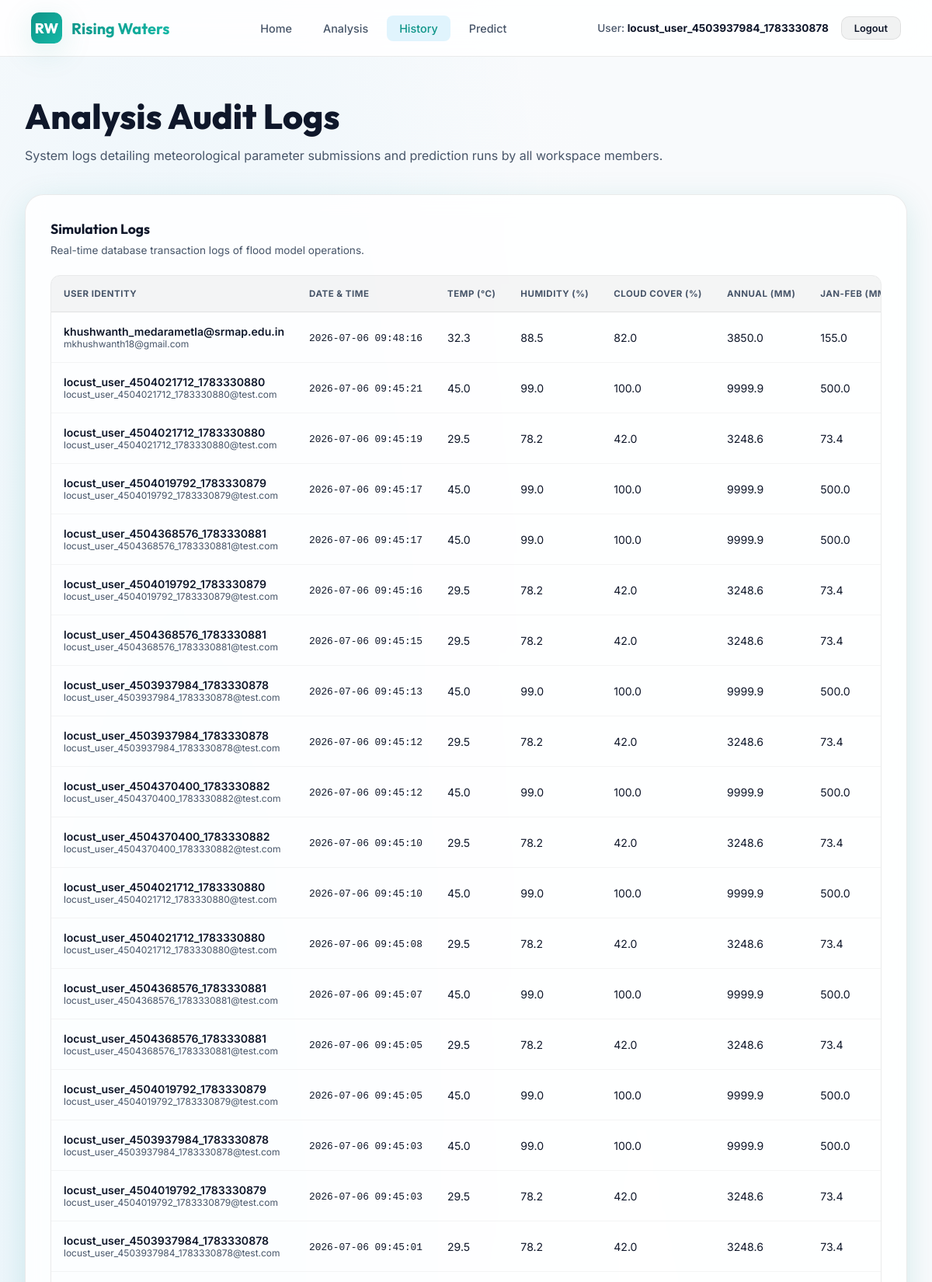
Screenshot of /history (signed in, upper part) with the database file from the repository.
### tables this page shows
CREATE TABLE users (
                id INTEGER PRIMARY KEY AUTOINCREMENT,
                username TEXT UNIQUE NOT NULL,
                email TEXT UNIQUE NOT NULL,
                password_hash TEXT NOT NULL
            );

CREATE TABLE history (
                id INTEGER PRIMARY KEY AUTOINCREMENT,
                user_id INTEGER NOT NULL,
                timestamp DATETIME DEFAULT CURRENT_TIMESTAMP,
                temp REAL,
                humidity REAL,
                cloud_cover REAL,
                annual REAL,
                jan_feb REAL,
                mar_may REAL,
                jun_sep REAL,
                oct_dec REAL,
                prediction INTEGER,
                probability REAL,
                FOREIGN KEY (user_id) REFERENCES users (id)
            );

### codes/app.py (the view)
@app.route("/history")
@login_required
def history():
    with get_db() as conn:
        rows = conn.execute("""
            SELECT h.*, u.username, u.email
            FROM history h
            JOIN users u ON h.user_id = u.id
            ORDER BY h.timestamp DESC
        """).fetchall()
    return render_template("history.html", history=rows)

### codes/app.py (called while the page is built)
def get_db():
    conn = sqlite3.connect(DATABASE)
    conn.row_factory = sqlite3.Row
    return conn

def login_required(f):
    @wraps(f)
    def decorated_function(*args, **kwargs):
        if "user_id" not in session:
            return redirect(url_for("login"))
        return f(*args, **kwargs)
    return decorated_function

### templates/history.html (shortened to what this page needs)
<!DOCTYPE html>
<html lang="en">
<head>
  <link rel="stylesheet" href="{{ url_for('static', filename='css/style.css') }}" />
</head>
<body>
<div class="particles" id="particles"></div>
<nav class="navbar">
  <a class="navbar-brand" href="/">
    <div class="logo-icon" style="font-family:'Outfit',sans-serif; font-weight:800; font-size:1.15rem; color:white; background:linear-gradient(135deg, var(--primary), var(--accent)); width:40px; height:40px; border-radius:10px; display:flex; align-items:center; justify-content:center; box-shadow:var(--glow-blue);">RW</div>
    <span class="brand-text">Rising Waters</span>
  </a>
  <div class="navbar-links">
    <a class="nav-link" href="/">Home</a>
    <a class="nav-link" href="/analysis">Analysis</a>
    <a class="nav-link active" href="/history">History</a>
    <a class="nav-link" href="/predict">Predict</a>
  </div>
  {% if session.get('username') %}
  <div style="display:flex; align-items:center; gap:1rem;">
    <span style="font-size:0.85rem; color:var(--text-muted); font-weight:500;">User: <strong style="color:var(--text-primary);">{{ session.get('username') }}</strong></span>
    <a class="btn-predict-nav" href="/logout" style="background: rgba(0,0,0,0.05); color:var(--text-primary); border:1px solid var(--border); box-shadow:none; font-size:0.8rem; padding:0.4rem 1rem;">Logout</a>
  </div>
  {% endif %}
</nav>
<div class="history-section">
  <div class="section-header" style="margin-bottom: 2.5rem;">
    <h1 class="section-title" style="text-align:left;">Analysis Audit Logs</h1>
    <p class="section-sub" style="text-align:left; max-width: 100%;">
      System logs detailing meteorological parameter submissions and prediction runs by all workspace members.
    </p>
  </div>
  <div class="history-card">
    <h3 style="font-family:'Outfit',sans-serif; font-size:1.1rem; font-weight:700; margin-bottom:0.5rem; color:var(--text-primary);">Simulation Logs</h3>
    <p style="color:var(--text-muted); font-size:0.85rem; margin-bottom:1rem;">Real-time database transaction logs of flood model operations.</p>
    <div class="table-container">
      {% if history %}
      <table class="history-table">
        <thead>
          <tr>
            <th>User Identity</th>
            <th>Date &amp; Time</th>
            <th>Temp (°C)</th>
            <th>Humidity (%)</th>
            <th>Cloud Cover (%)</th>
            <th>Annual (mm)</th>
            <th>Jan-Feb (mm)</th>
          </tr>
        </thead>
        <tbody>
          {% for row in history %}
          <tr>
            <td>
              <div class="user-tag">
                <span class="user-name">{{ row.username }}</span>
                <span class="user-email">{{ row.email }}</span>
              </div>
            </td>
            <td>
              <span style="font-family:monospace; font-size:0.8rem;">{{ row.timestamp }}</span>
            </td>
            <td>{{ row.temp }}</td>
            <td>{{ row.humidity }}</td>
            <td>{{ row.cloud_cover }}</td>
            <td>{{ row.annual }}</td>
            <td>{{ row.jan_feb }}</td>
          </tr>
          {% endfor %}
        </tbody>
      </table>
      {% else %}
      <div class="no-records">
        <h3>No logs found</h3>
        <p style="font-size:0.85rem; margin-top:0.5rem;">Perform a simulation on the Predict form to populate active logs.</p>
      </div>
      {% endif %}
    </div>
  </div>
</div>
</body>
</html>

### static/css/style.css (style rules this page uses)
:root { --primary: #0d9488; --primary-dark: #0f766e; --accent: #14b8a6; --danger: #ef4444; --success: #10b981; --warning: #f59e0b; --bg-dark: #f8fafc; --bg-card: rgba(255,255,255,0.85); --bg-card2: rgba(255,255,255,0.95); --border: rgba(0,0,0,0.08); --text-primary: #0f172a; --text-muted: #475569; --glow-blue: 0 10px 40px rgba(13,148,136,0.15); --glow-red: 0 10px 40px rgba(239,68,68,0.15); --glow-green: 0 10px 40px rgba(16,185,129,0.15); --radius-lg: 16px; --radius-xl: 24px; --transition: 0.3s cubic-bezier(0.4,0,0.2,1); }
*, *::before, *::after { box-sizing: border-box; margin: 0; padding: 0; }
html { scroll-behavior: smooth; }
body { font-family: 'Inter', sans-serif; background: var(--bg-dark); color: var(--text-primary); min-height: 100vh; overflow-x: hidden; position: relative; }
body::before { content: ''; position: fixed; inset: 0; background: radial-gradient(ellipse 80% 50% at 20% 20%, rgba(14,165,233,0.08) 0%, transparent 60%), radial-gradient(ellipse 60% 40% at 80% 80%, rgba(6,182,212,0.06) 0%, transparent 60%), radial-gradient(ellipse 50% 50% at 50% 50%, #ffffff 0%, var(--bg-dark) 100%); z-index: -1; animation: bgShift 12s ease-in-out infinite alternate; }
.particles { position: fixed; inset: 0; pointer-events: none; z-index: -1; overflow: hidden; }
.navbar { position: sticky; top: 0; z-index: 100; display: flex; align-items: center; justify-content: space-between; padding: 1rem 2.5rem; background: rgba(255, 255, 255, 0.85); backdrop-filter: blur(20px); border-bottom: 1px solid var(--border); }
.navbar-brand { display: flex; align-items: center; gap: 0.75rem; text-decoration: none; }
.navbar-brand .logo-icon { width: 40px; height: 40px; background: linear-gradient(135deg, var(--primary), var(--accent)); border-radius: 10px; display: flex; align-items: center; justify-content: center; font-size: 1.3rem; box-shadow: var(--glow-blue); }
.navbar-brand .brand-text { font-family: 'Outfit', sans-serif; font-size: 1.25rem; font-weight: 700; background: linear-gradient(135deg, var(--primary), var(--accent)); -webkit-background-clip: text; -webkit-text-fill-color: transparent; }
.navbar-links { display: flex; gap: 0.5rem; }
.nav-link { color: var(--text-muted); text-decoration: none; padding: 0.5rem 1rem; border-radius: 8px; font-size: 0.9rem; font-weight: 500; transition: var(--transition); }
.nav-link:hover, .nav-link.active { color: var(--primary); background: rgba(14,165,233,0.12); }
.btn-predict-nav { background: linear-gradient(135deg, var(--primary), var(--accent)); color: white; border: none; border-radius: 10px; padding: 0.55rem 1.4rem; font-size: 0.9rem; font-weight: 600; cursor: pointer; text-decoration: none; transition: var(--transition); box-shadow: 0 4px 15px rgba(14,165,233,0.3); }
.section-header { text-align: center; margin-bottom: 3rem; }
.section-title { font-family: 'Outfit', sans-serif; font-size: clamp(1.8rem, 4vw, 2.8rem); font-weight: 800; margin-bottom: 0.75rem; }
.section-sub { color: var(--text-muted); font-size: 1rem; max-width: 550px; margin: 0 auto; }

### templates/history.html (style rules this page uses)
.history-section { max-width: 1200px; margin: 0 auto; padding: 3rem 2rem; }
.history-card { background: var(--bg-card); border: 1px solid var(--border); border-radius: var(--radius-xl); padding: 2rem; backdrop-filter: blur(12px); box-shadow: var(--glow-blue); overflow: hidden; }
.table-container { overflow-x: auto; margin-top: 1.5rem; border-radius: 12px; border: 1px solid var(--border); }
.history-table { width: 100%; border-collapse: collapse; text-align: left; font-size: 0.88rem; }
.history-table th { background: rgba(0,0,0,0.04); color: var(--text-muted); font-weight: 700; padding: 1rem; text-transform: uppercase; font-size: 0.72rem; letter-spacing: 0.5px; border-bottom: 1px solid var(--border); white-space: nowrap; }
.history-table td { padding: 1rem; border-bottom: 1px solid rgba(0,0,0,0.04); color: var(--text-primary); white-space: nowrap; }
.user-tag { display: inline-flex; flex-direction: column; }
.user-name { font-weight: 600; color: var(--text-primary); }
.user-email { font-size: 0.75rem; color: var(--text-muted); }

### rows the page displays
users: get "locust_user_4503937984_1783330878"
history: username "khushwanth_medarametla@srmap.edu.in", email "mkhushwanth18@gmail.com", timestamp "2026-07-06 09:48:16", temp "32.3", humidity "88.5", cloud_cover "82.0", annual "3850.0", jan_feb "155.0"
history: username "locust_user_4504021712_1783330880", email "locust_user_4504021712_1783330880@test.com", timestamp "2026-07-06 09:45:21", temp "45.0", humidity "99.0", cloud_cover "100.0", annual "9999.9", jan_feb "500.0"
history: username "locust_user_4504021712_1783330880", email "locust_user_4504021712_1783330880@test.com", timestamp "2026-07-06 09:45:19", temp "29.5", humidity "78.2", cloud_cover "42.0", annual "3248.6", jan_feb "73.4"
history: username "locust_user_4504019792_1783330879", email "locust_user_4504019792_1783330879@test.com", timestamp "2026-07-06 09:45:17", temp "45.0", humidity "99.0", cloud_cover "100.0", annual "9999.9", jan_feb "500.0"
history: username "locust_user_4504368576_1783330881", email "locust_user_4504368576_1783330881@test.com", timestamp "2026-07-06 09:45:17", temp "45.0", humidity "99.0", cloud_cover "100.0", annual "9999.9", jan_feb "500.0"
history: username "locust_user_4504019792_1783330879", email "locust_user_4504019792_1783330879@test.com", timestamp "2026-07-06 09:45:16", temp "29.5", humidity "78.2", cloud_cover "42.0", annual "3248.6", jan_feb "73.4"
history: username "locust_user_4504368576_1783330881", email "locust_user_4504368576_1783330881@test.com", timestamp "2026-07-06 09:45:15", temp "29.5", humidity "78.2", cloud_cover "42.0", annual "3248.6", jan_feb "73.4"
history: username "locust_user_4503937984_1783330878", email "locust_user_4503937984_1783330878@test.com", timestamp "2026-07-06 09:45:13", temp "45.0", humidity "99.0", cloud_cover "100.0", annual "9999.9", jan_feb "500.0"
history: username "locust_user_4503937984_1783330878", email "locust_user_4503937984_1783330878@test.com", timestamp "2026-07-06 09:45:12", temp "29.5", humidity "78.2", cloud_cover "42.0", annual "3248.6", jan_feb "73.4"
history: username "locust_user_4504370400_1783330882", email "locust_user_4504370400_1783330882@test.com", timestamp "2026-07-06 09:45:12", temp "45.0", humidity "99.0", cloud_cover "100.0", annual "9999.9", jan_feb "500.0"
history: username "locust_user_4504370400_1783330882", email "locust_user_4504370400_1783330882@test.com", timestamp "2026-07-06 09:45:10", temp "29.5", humidity "78.2", cloud_cover "42.0", annual "3248.6", jan_feb "73.4"
history: username "locust_user_4504021712_1783330880", email "locust_user_4504021712_1783330880@test.com", timestamp "2026-07-06 09:45:10", temp "45.0", humidity "99.0", cloud_cover "100.0", annual "9999.9", jan_feb "500.0"
history: username "locust_user_4504021712_1783330880", email "locust_user_4504021712_1783330880@test.com", timestamp "2026-07-06 09:45:08", temp "29.5", humidity "78.2", cloud_cover "42.0", annual "3248.6", jan_feb "73.4"
history: username "locust_user_4504368576_1783330881", email "locust_user_4504368576_1783330881@test.com", timestamp "2026-07-06 09:45:07", temp "45.0", humidity "99.0", cloud_cover "100.0", annual "9999.9", jan_feb "500.0"
history: username "locust_user_4504368576_1783330881", email "locust_user_4504368576_1783330881@test.com", timestamp "2026-07-06 09:45:05", temp "29.5", humidity "78.2", cloud_cover "42.0", annual "3248.6", jan_feb "73.4"
history: username "locust_user_4504019792_1783330879", email "locust_user_4504019792_1783330879@test.com", timestamp "2026-07-06 09:45:05", temp "45.0", humidity "99.0", cloud_cover "100.0", annual "9999.9", jan_feb "500.0"
history: username "locust_user_4503937984_1783330878", email "locust_user_4503937984_1783330878@test.com", timestamp "2026-07-06 09:45:03", temp "45.0", humidity "99.0", cloud_cover "100.0", annual "9999.9", jan_feb "500.0"
history: username "locust_user_4504019792_1783330879", email "locust_user_4504019792_1783330879@test.com", timestamp "2026-07-06 09:45:03", temp "29.5", humidity "78.2", cloud_cover "42.0", annual "3248.6", jan_feb "73.4"
history: username "locust_user_4503937984_1783330878", email "locust_user_4503937984_1783330878@test.com", timestamp "2026-07-06 09:45:01", temp "29.5", humidity "78.2", cloud_cover "42.0", annual "3248.6", jan_feb "73.4"
